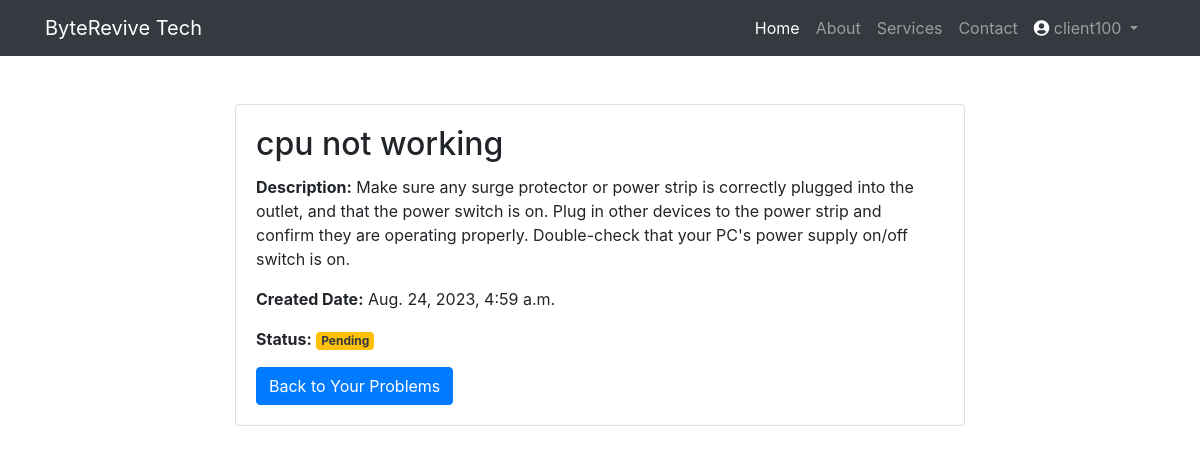
Screenshot of /myapp/problem_detail/21/ (signed in) with the database file from the repository.
### accounts/models.py (models this page shows)
class User(AbstractUser):
    client_is = models.BooleanField(default=False)
    staff_is = models.BooleanField(default=False)

### myapp/models.py (models this page shows, shortened)
class Problems_section(models.Model):
    title = models.CharField(max_length=100)
    desc = models.TextField()
    upload_date = models.DateTimeField(auto_now_add=True)
    solved = models.BooleanField(default=False)
    client = models.ForeignKey(Client, on_delete=models.CASCADE)
    staff_involved = models.ManyToManyField(
        User,related_name='staff_involved_problems',limit_choices_to={'staff_is': True}
    )

### myapp/views.py (the view)
# urls.py: path('problem_detail/<int:problem_id>/', views.problem_detail, name='problem_detail'),
@user_passes_test(is_client, login_url='/accounts/home/')
def problem_detail(request, problem_id):
    problem = get_object_or_404(
        Problems_section, id=problem_id, client=request.user.client)
    return render(request, 'client/problem_detail.html', {'problem': problem})

### myapp/views.py (called while the page is built)
def is_client(user):
    return user.client_is == True

### templates/client/problem_detail.html
 {% extends 'accounts/base.html' %}
 {% block content %}
 <div class="container mt-5">
     <div class="row">
         <div class="col-md-8 offset-md-2">
             <div class="card">
                 <div class="card-body">
                     <h2 class="card-title">{{ problem.title }}</h2>
                     <p class="card-text"><strong>Description:</strong> {{ problem.desc }}</p>
                     <p class="card-text"><strong>Created Date:</strong> {{ problem.upload_date }}</p>
                     <p class="card-text"><strong>Status:</strong>
                         {% if problem.solved %}
                         <span class="badge bg-success">Solved</span>
                         {% else %}
                         <span class="badge bg-warning text-dark">Pending</span>
                         {% endif %}
                     </p>
                     <a href="{% url 'client_problems' %}" class="btn btn-primary">Back to Your Problems</a>
                 </div>
             </div>
         </div>
     </div>
 </div>
 {% endblock %}

### templates/accounts/base.html (shortened to what this page needs)
<!DOCTYPE html>
<html lang="en">
<head>
    <link href="https://cdnjs.cloudflare.com/ajax/libs/font-awesome/5.15.4/css/all.min.css" rel="stylesheet">
    <link rel="stylesheet" href="https://maxcdn.bootstrapcdn.com/bootstrap/4.5.2/css/bootstrap.min.css">
</head>
<body>
    <nav class="navbar navbar-expand-md navbar-dark bg-dark">
        <div class="container" padding-right: 20px;>
            <a class="navbar-brand" href="{% url 'home' %}">ByteRevive Tech</a>
            <div class="collapse navbar-collapse" id="navbarNav" style="padding-right: 9px;">
                <ul class="navbar-nav ml-auto" style="padding-left: 13px;">
                    {% if user.is_authenticated %}
                    <li class="nav-item active">
                        <a class="nav-link" href="#">Home</a>
                    </li>
                    <li class="nav-item">
                        <a class="nav-link" href="#">About</a>
                    </li>
                    <li class="nav-item">
                        <a class="nav-link" href="#">Services</a>
                    </li>
                    <li class="nav-item">
                        <a class="nav-link" href="#">Contact</a>
                    </li>
                    {% endif %}
                    {% if user.is_authenticated %}
                    <li class="nav-item dropdown">
                        <a class="nav-link dropdown-toggle" href="#" id="profileDropdown" role="button"
                            data-toggle="dropdown">
                            <i class="fas fa-user-circle" style="color: white;"></i> {{ user.get_username }}
                        </a>
                    </li>
                    {%endif%}
                </ul>
            </div>
        </div>
    </nav>
    <main>
        {% block content %}
        {% endblock %}
    </main>
</body>
</html>

### rows the page displays
User: get_username "client100"
Problems_section: title "cpu not working", desc "Make sure any surge protector or power strip is correctly plugged into the outlet, and that the power switch is on. Plug in other devices to the power strip and confirm they are operating properly. Double-check that your PC's power supply on/off switch is on.", upload_date "Aug. 24, 2023, 4:59 a.m."
